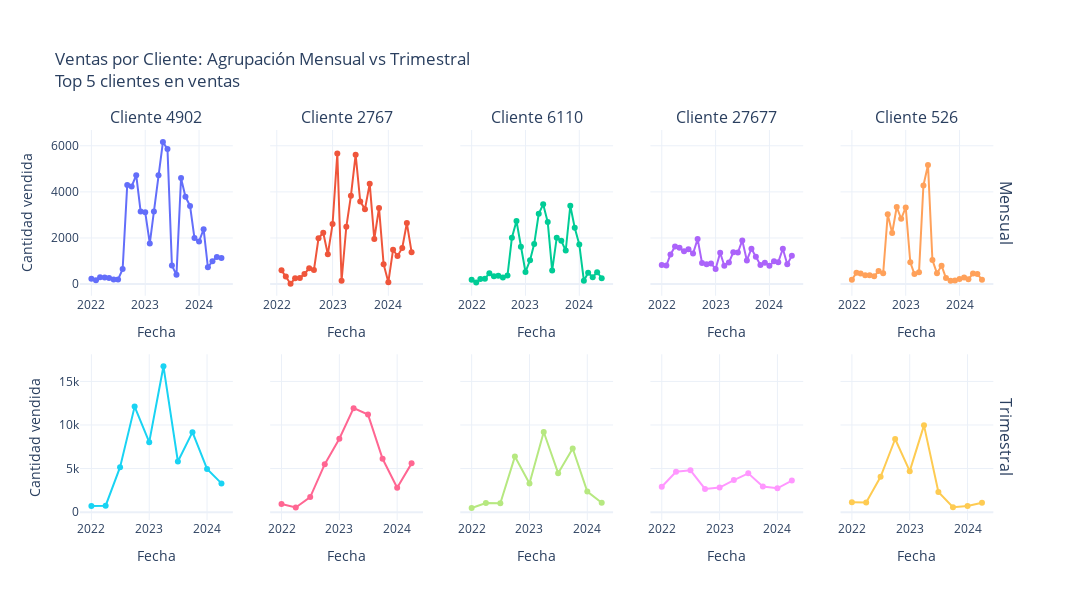

The code cell stored with this chart in its notebook:
### Markdown cell above
- Tanto la granularidad diaria como la semanal presentan alta variabilidad, es recomendable utilizar una granularidad **mensual o trimestral**.

### Code cell
# Granularidad para los 5 clientes con más ventas
fig = make_subplots(
    rows=2, cols=5,
    subplot_titles=[f"Cliente {c}" for c in top_clientes_canti['cliente'].head(5)],
    vertical_spacing=0.15,
    shared_yaxes=True,
    row_titles=['Mensual', 'Trimestral']
)

def agregar_traza(df, cliente, freq, row, col):
    serie = df[df['cliente'] == cliente].groupby(df['fecha_dt'].dt.to_period(freq))['canti_venta'].sum()
    fig.add_trace(
        go.Scatter(
            x=serie.index.to_timestamp(),
            y=serie.values,
            mode='lines+markers',
            showlegend=False
        ),
        row=row, col=col
    )

for row, freq in zip([1, 2], ['M', 'Q']):
    for col, cliente in enumerate(top_clientes_canti['cliente'].head(5), start=1):
        agregar_traza(top_df, cliente, freq, row, col)

fig.update_layout(
    height=600, width=1200,
    title_text='Ventas por Cliente: Agrupación Mensual vs Trimestral<br>Top 5 clientes en ventas',
    template='plotly_white',
    margin=dict(t=130),
)


for row in [1, 2]:
    for col in range(1, 6):
        fig.update_xaxes(title_text='Fecha', row=row, col=col)
fig.update_yaxes(title_text='Cantidad vendida', row=1, col=1)
fig.update_yaxes(title_text='Cantidad vendida', row=2, col=1)

fig.show()

### Figure 1 — Plotly figure (JSON) as saved in the notebook; plotly's stock layout.template omitted (floating-point values rounded to 4 significant figures)
{"data": [{"mode": "lines+markers", "showlegend": false, "type": "scatter", "x": ["2022-01-01T00:00:00", "2022-02-01T00:00:00", "2022-03-01T00:00:00", "2022-04-01T00:00:00", "2022-05-01T00:00:00", "2022-06-01T00:00:00", "2022-07-01T00:00:00", "2022-08-01T00:00:00", "2022-09-01T00:00:00", "2022-10-01T00:00:00", "2022-11-01T00:00:00", "2022-12-01T00:00:00", "2023-01-01T00:00:00", "2023-02-01T00:00:00", "2023-03-01T00:00:00", "2023-04-01T00:00:00", "2023-05-01T00:00:00", "2023-06-01T00:00:00", "2023-07-01T00:00:00", "2023-08-01T00:00:00", "2023-09-01T00:00:00", "2023-10-01T00:00:00", "2023-11-01T00:00:00", "2023-12-01T00:00:00", "2024-01-01T00:00:00", "2024-02-01T00:00:00", "2024-03-01T00:00:00", "2024-04-01T00:00:00", "2024-05-01T00:00:00", "2024-06-01T00:00:00"], "xaxis": "x", "y": [236.0, 163.0, 299.0, 282.0, 261.0, 197.0, 201.0, 653.0, 4304.0, 4239.0, 4724.0, 3146.0, 3113.0, 1765.0, 3153.0, 4717.0, 6163.0, 5857.0, 810.0, 400.0, 4598.0, 3787.0, 3393.0, 1996.0, 1850.0, 2380.0, 730.0, 989.0, 1173.0, 1132.0], "yaxis": "y"}, {"mode": "lines+markers", "showlegend": false, "type": "scatter", "x": ["2022-02-01T00:00:00", "2022-03-01T00:00:00", "2022-04-01T00:00:00", "2022-05-01T00:00:00", "2022-06-01T00:00:00", "2022-07-01T00:00:00", "2022-08-01T00:00:00", "2022-09-01T00:00:00", "2022-10-01T00:00:00", "2022-11-01T00:00:00", "2022-12-01T00:00:00", "2023-01-01T00:00:00", "2023-02-01T00:00:00", "2023-03-01T00:00:00", "2023-04-01T00:00:00", "2023-05-01T00:00:00", "2023-06-01T00:00:00", "2023-07-01T00:00:00", "2023-08-01T00:00:00", "2023-09-01T00:00:00", "2023-10-01T00:00:00", "2023-11-01T00:00:00", "2023-12-01T00:00:00", "2024-01-01T00:00:00", "2024-02-01T00:00:00", "2024-03-01T00:00:00", "2024-04-01T00:00:00", "2024-05-01T00:00:00", "2024-06-01T00:00:00"], "xaxis": "x2", "y": [596.0, 333.0, 16.0, 252.0, 264.0, 437.0, 687.0, 609.0, 1989.0, 2226.0, 1293.0, 2604.0, 5665.0, 147.0, 2486.0, 3829.0, 5616.0, 3584.0, 3252.0, 4358.0, 1954.0, 3306.0, 863.0, 83.0, 1491.0, 1218.0, 1565.0, 2648.0, 1383.0], "yaxis": "y2"}, {"mode": "lines+markers", "showlegend": false, "type": "scatter", "x": ["2022-01-01T00:00:00", "2022-02-01T00:00:00", "2022-03-01T00:00:00", "2022-04-01T00:00:00", "2022-05-01T00:00:00", "2022-06-01T00:00:00", "2022-07-01T00:00:00", "2022-08-01T00:00:00", "2022-09-01T00:00:00", "2022-10-01T00:00:00", "2022-11-01T00:00:00", "2022-12-01T00:00:00", "2023-01-01T00:00:00", "2023-02-01T00:00:00", "2023-03-01T00:00:00", "2023-04-01T00:00:00", "2023-05-01T00:00:00", "2023-06-01T00:00:00", "2023-07-01T00:00:00", "2023-08-01T00:00:00", "2023-09-01T00:00:00", "2023-10-01T00:00:00", "2023-11-01T00:00:00", "2023-12-01T00:00:00", "2024-01-01T00:00:00", "2024-02-01T00:00:00", "2024-03-01T00:00:00", "2024-04-01T00:00:00", "2024-05-01T00:00:00", "2024-06-01T00:00:00"], "xaxis": "x3", "y": [190.0, 66.0, 222.0, 231.0, 475.0, 340.0, 358.0, 285.0, 371.0, 2014.0, 2737.0, 1622.0, 524.0, 1039.0, 1734.0, 3048.0, 3460.0, 2690.0, 585.0, 2011.0, 1877.0, 1456.0, 3398.0, 2442.0, 1720.0, 145.0, 493.0, 297.0, 518.0, 254.0], "yaxis": "y3"}, {"mode": "lines+markers", "showlegend": false, "type": "scatter", "x": ["2022-01-01T00:00:00", "2022-02-01T00:00:00", "2022-03-01T00:00:00", "2022-04-01T00:00:00", "2022-05-01T00:00:00", "2022-06-01T00:00:00", "2022-07-01T00:00:00", "2022-08-01T00:00:00", "2022-09-01T00:00:00", "2022-10-01T00:00:00", "2022-11-01T00:00:00", "2022-12-01T00:00:00", "2023-01-01T00:00:00", "2023-02-01T00:00:00", "2023-03-01T00:00:00", "2023-04-01T00:00:00", "2023-05-01T00:00:00", "2023-06-01T00:00:00", "2023-07-01T00:00:00", "2023-08-01T00:00:00", "2023-09-01T00:00:00", "2023-10-01T00:00:00", "2023-11-01T00:00:00", "2023-12-01T00:00:00", "2024-01-01T00:00:00", "2024-02-01T00:00:00", "2024-03-01T00:00:00", "2024-04-01T00:00:00", "2024-05-01T00:00:00", "2024-06-01T00:00:00"], "xaxis": "x4", "y": [828.0, 807.0, 1283.0, 1635.0, 1573.0, 1420.0, 1515.0, 1325.0, 1956.0, 916.0, 858.0, 894.0, 657.0, 1361.0, 795.0, 932.0, 1379.0, 1371.0, 1894.0, 1026.0, 1534.0, 1183.0, 832.0, 927.0, 793.0, 989.0, 950.0, 1531.0, 856.0, 1230.0], "yaxis": "y4"}, {"mode": "lines+markers", "showlegend": false, "type": "scatter", "x": ["2022-01-01T00:00:00", "2022-02-01T00:00:00", "2022-03-01T00:00:00", "2022-04-01T00:00:00", "2022-05-01T00:00:00", "2022-06-01T00:00:00", "2022-07-01T00:00:00", "2022-08-01T00:00:00", "2022-09-01T00:00:00", "2022-10-01T00:00:00", "2022-11-01T00:00:00", "2022-12-01T00:00:00", "2023-01-01T00:00:00", "2023-02-01T00:00:00", "2023-03-01T00:00:00", "2023-04-01T00:00:00", "2023-05-01T00:00:00", "2023-06-01T00:00:00", "2023-07-01T00:00:00", "2023-08-01T00:00:00", "2023-09-01T00:00:00", "2023-10-01T00:00:00", "2023-11-01T00:00:00", "2023-12-01T00:00:00", "2024-01-01T00:00:00", "2024-02-01T00:00:00", "2024-03-01T00:00:00", "2024-04-01T00:00:00", "2024-05-01T00:00:00", "2024-06-01T00:00:00"], "xaxis": "x5", "y": [189.0, 494.0, 460.0, 386.0, 382.0, 338.0, 566.0, 466.0, 3025.0, 2217.0, 3344.0, 2833.0, 3326.0, 942.0, 432.0, 509.0, 4281.0, 5170.0, 1044.0, 467.0, 800.0, 262.0, 145.0, 152.0, 221.0, 283.0, 210.0, 454.0, 434.0, 193.0], "yaxis": "y5"}, {"mode": "lines+markers", "showlegend": false, "type": "scatter", "x": ["2022-01-01T00:00:00", "2022-04-01T00:00:00", "2022-07-01T00:00:00", "2022-10-01T00:00:00", "2023-01-01T00:00:00", "2023-04-01T00:00:00", "2023-07-01T00:00:00", "2023-10-01T00:00:00", "2024-01-01T00:00:00", "2024-04-01T00:00:00"], "xaxis": "x6", "y": [698.0, 740.0, 5158.0, 12110.0, 8031.0, 16740.0, 5808.0, 9176.0, 4960.0, 3294.0], "yaxis": "y6"}, {"mode": "lines+markers", "showlegend": false, "type": "scatter", "x": ["2022-01-01T00:00:00", "2022-04-01T00:00:00", "2022-07-01T00:00:00", "2022-10-01T00:00:00", "2023-01-01T00:00:00", "2023-04-01T00:00:00", "2023-07-01T00:00:00", "2023-10-01T00:00:00", "2024-01-01T00:00:00", "2024-04-01T00:00:00"], "xaxis": "x7", "y": [929.0, 532.0, 1733.0, 5508.0, 8416.0, 11930.0, 11190.0, 6123.0, 2792.0, 5596.0], "yaxis": "y7"}, {"mode": "lines+markers", "showlegend": false, "type": "scatter", "x": ["2022-01-01T00:00:00", "2022-04-01T00:00:00", "2022-07-01T00:00:00", "2022-10-01T00:00:00", "2023-01-01T00:00:00", "2023-04-01T00:00:00", "2023-07-01T00:00:00", "2023-10-01T00:00:00", "2024-01-01T00:00:00", "2024-04-01T00:00:00"], "xaxis": "x8", "y": [478.0, 1046.0, 1014.0, 6373.0, 3297.0, 9198.0, 4473.0, 7296.0, 2358.0, 1069.0], "yaxis": "y8"}, {"mode": "lines+markers", "showlegend": false, "type": "scatter", "x": ["2022-01-01T00:00:00", "2022-04-01T00:00:00", "2022-07-01T00:00:00", "2022-10-01T00:00:00", "2023-01-01T00:00:00", "2023-04-01T00:00:00", "2023-07-01T00:00:00", "2023-10-01T00:00:00", "2024-01-01T00:00:00", "2024-04-01T00:00:00"], "xaxis": "x9", "y": [2918.0, 4628.0, 4796.0, 2668.0, 2813.0, 3682.0, 4454.0, 2942.0, 2732.0, 3617.0], "yaxis": "y9"}, {"mode": "lines+markers", "showlegend": false, "type": "scatter", "x": ["2022-01-01T00:00:00", "2022-04-01T00:00:00", "2022-07-01T00:00:00", "2022-10-01T00:00:00", "2023-01-01T00:00:00", "2023-04-01T00:00:00", "2023-07-01T00:00:00", "2023-10-01T00:00:00", "2024-01-01T00:00:00", "2024-04-01T00:00:00"], "xaxis": "x10", "y": [1143.0, 1106.0, 4057.0, 8394.0, 4700.0, 9960.0, 2311.0, 559.0, 714.0, 1081.0], "yaxis": "y10"}], "layout": {"annotations": [{"font": {"size": 16}, "showarrow": false, "text": "Cliente 4902", "x": 0.082, "xanchor": "center", "xref": "paper", "y": 1, "yanchor": "bottom", "yref": "paper"}, {"font": {"size": 16}, "showarrow": false, "text": "Cliente 2767", "x": 0.286, "xanchor": "center", "xref": "paper", "y": 1, "yanchor": "bottom", "yref": "paper"}, {"font": {"size": 16}, "showarrow": false, "text": "Cliente 6110", "x": 0.49, "xanchor": "center", "xref": "paper", "y": 1, "yanchor": "bottom", "yref": "paper"}, {"font": {"size": 16}, "showarrow": false, "text": "Cliente 27677", "x": 0.694, "xanchor": "center", "xref": "paper", "y": 1, "yanchor": "bottom", "yref": "paper"}, {"font": {"size": 16}, "showarrow": false, "text": "Cliente 526", "x": 0.898, "xanchor": "center", "xref": "paper", "y": 1, "yanchor": "bottom", "yref": "paper"}, {"font": {"size": 16}, "showarrow": false, "text": "Mensual", "textangle": 90, "x": 0.98, "xanchor": "left", "xref": "paper", "y": 0.7875, "yanchor": "middle", "yref": "paper"}, {"font": {"size": 16}, "showarrow": false, "text": "Trimestral", "textangle": 90, "x": 0.98, "xanchor": "left", "xref": "paper", "y": 0.2125, "yanchor": "middle", "yref": "paper"}], "height": 600, "margin": {"t": 130}, "title": {"text": "Ventas por Cliente: Agrupación Mensual vs Trimestral<br>Top 5 clientes en ventas"}, "width": 1200, "xaxis": {"anchor": "y", "domain": [0, 0.164], "title": {"text": "Fecha"}}, "xaxis10": {"anchor": "y10", "domain": [0.816, 0.98], "title": {"text": "Fecha"}}, "xaxis2": {"anchor": "y2", "domain": [0.204, 0.368], "title": {"text": "Fecha"}}, "xaxis3": {"anchor": "y3", "domain": [0.408, 0.572], "title": {"text": "Fecha"}}, "xaxis4": {"anchor": "y4", "domain": [0.612, 0.776], "title": {"text": "Fecha"}}, "xaxis5": {"anchor": "y5", "domain": [0.816, 0.98], "title": {"text": "Fecha"}}, "xaxis6": {"anchor": "y6", "domain": [0, 0.164], "title": {"text": "Fecha"}}, "xaxis7": {"anchor": "y7", "domain": [0.204, 0.368], "title": {"text": "Fecha"}}, "xaxis8": {"anchor": "y8", "domain": [0.408, 0.572], "title": {"text": "Fecha"}}, "xaxis9": {"anchor": "y9", "domain": [0.612, 0.776], "title": {"text": "Fecha"}}, "yaxis": {"anchor": "x", "domain": [0.575, 1], "title": {"text": "Cantidad vendida"}}, "yaxis10": {"anchor": "x10", "domain": [0, 0.425], "matches": "y6", "showticklabels": false}, "yaxis2": {"anchor": "x2", "domain": [0.575, 1], "matches": "y", "showticklabels": false}, "yaxis3": {"anchor": "x3", "domain": [0.575, 1], "matches": "y", "showticklabels": false}, "yaxis4": {"anchor": "x4", "domain": [0.575, 1], "matches": "y", "showticklabels": false}, "yaxis5": {"anchor": "x5", "domain": [0.575, 1], "matches": "y", "showticklabels": false}, "yaxis6": {"anchor": "x6", "domain": [0, 0.425], "title": {"text": "Cantidad vendida"}}, "yaxis7": {"anchor": "x7", "domain": [0, 0.425], "matches": "y6", "showticklabels": false}, "yaxis8": {"anchor": "x8", "domain": [0, 0.425], "matches": "y6", "showticklabels": false}, "yaxis9": {"anchor": "x9", "domain": [0, 0.425], "matches": "y6", "showticklabels": false}}}
